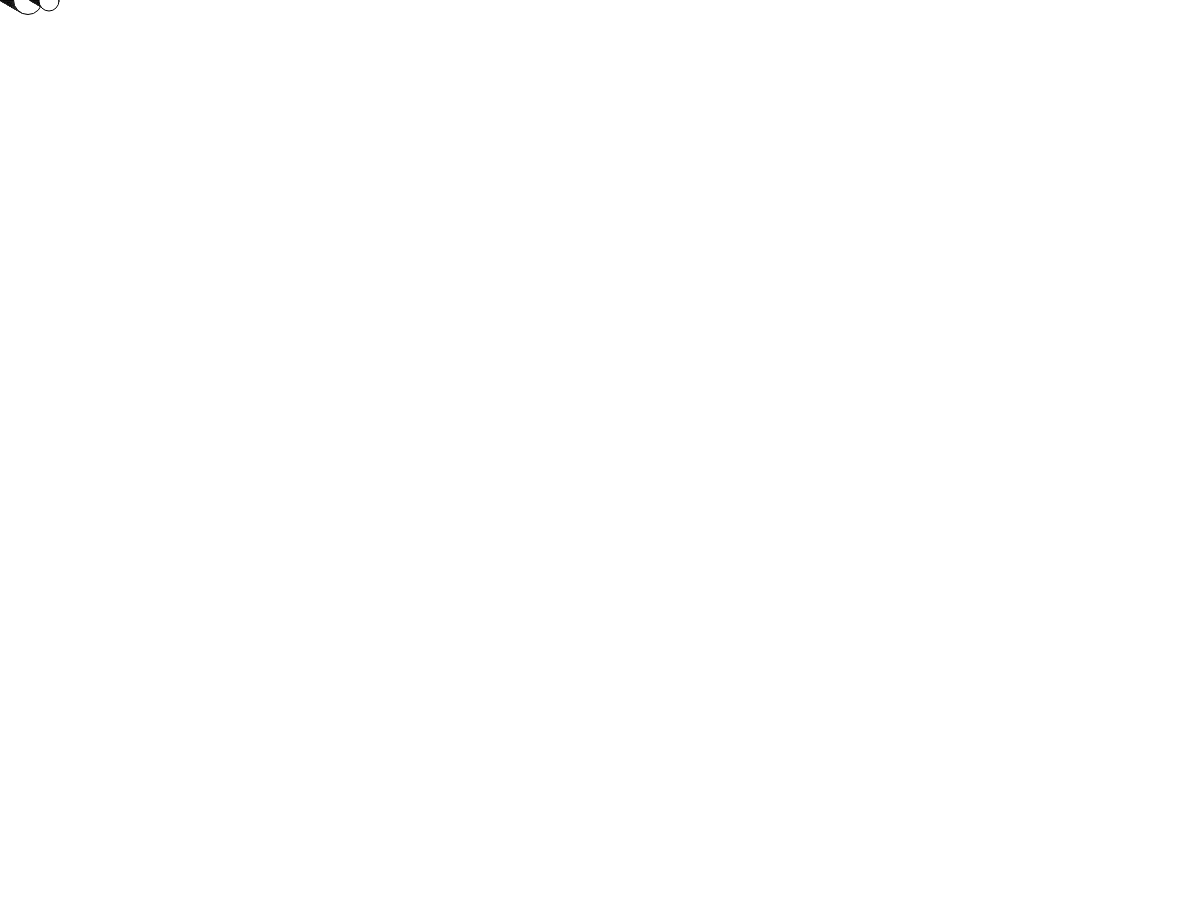
Frame 1 (no input)
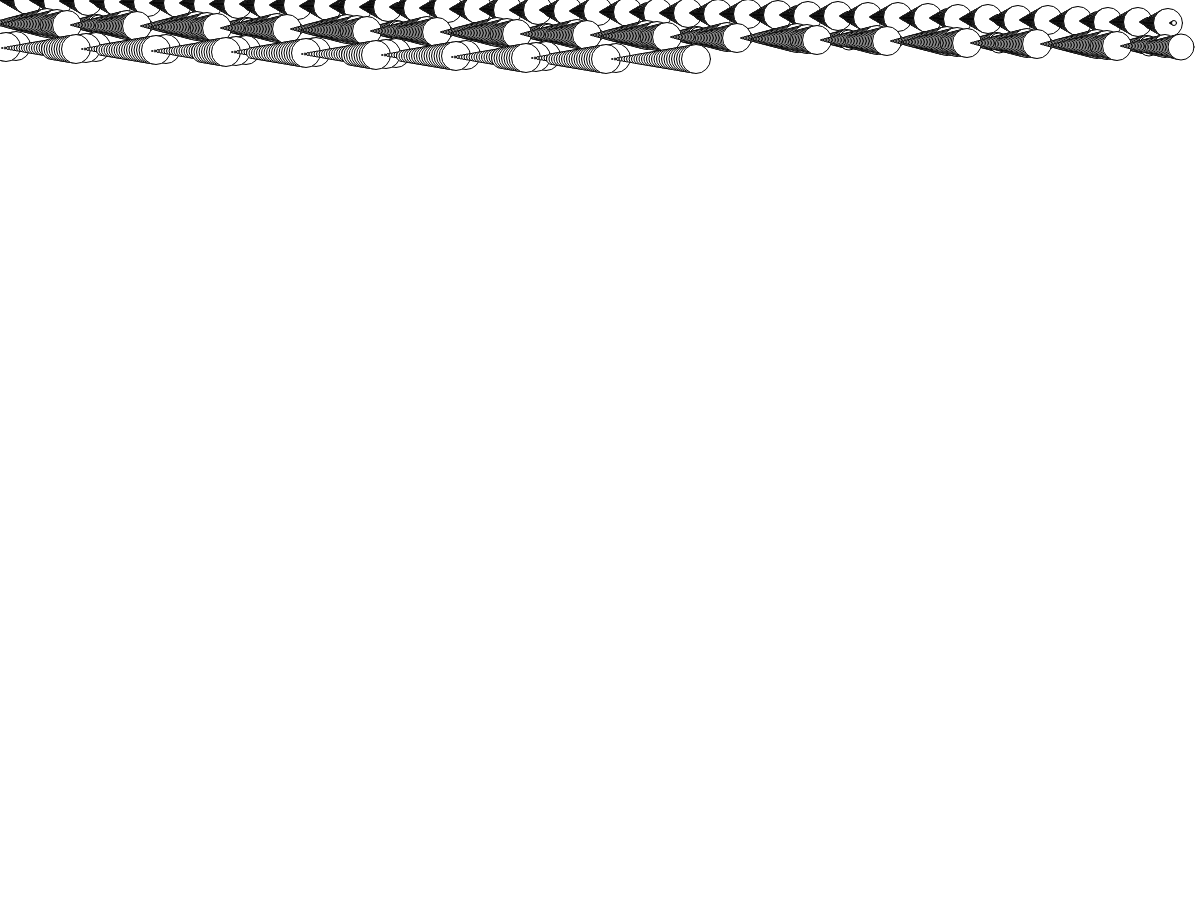
Frame 60 (no input)
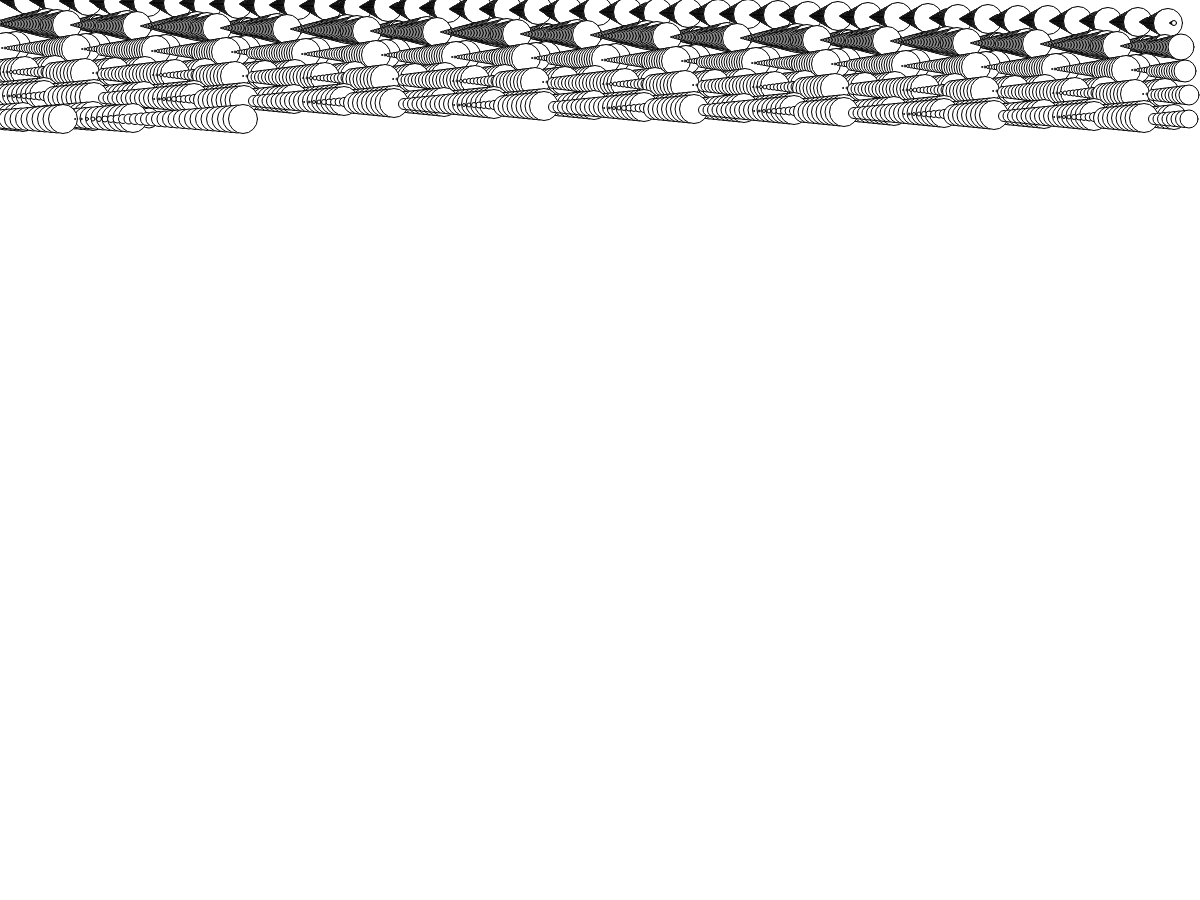
Frame 120 (the mouse pressed at the canvas centre since frame 60)

The p5.js sketch that drew these frames (run headless with seeded random() and noise() and a simulated clock; from frame 60 on, the mouse is pressed at the canvas centre):

// p5.js sketch
// ── sketch.js
// --002 (I chose this code because the repetition and overlap of shapes looked interesting)
i=0;function setup(){createCanvas(1200,900)}function draw(){for(j=0;j<50;)circle(i++%(1199-j++),int(i/50)%(999-j),i%30,j%30)}
